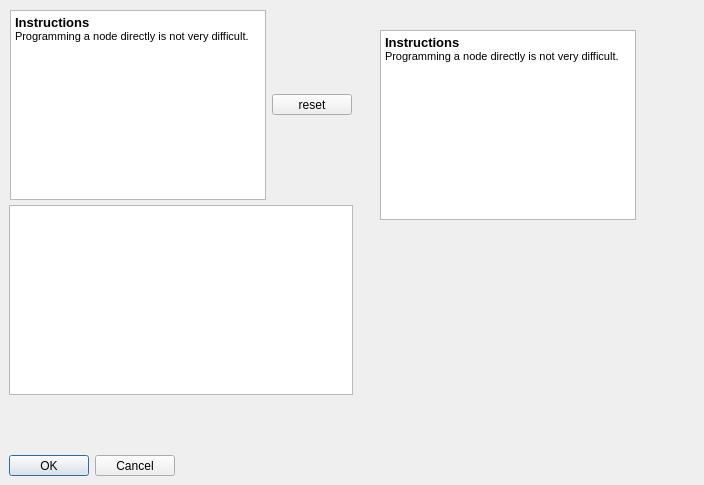
<?xml version="1.0" encoding="UTF-8"?>
<ui version="4.0">
 <class>Dialog</class>
 <widget class="QDialog" name="Dialog">
  <property name="geometry">
   <rect>
    <x>0</x>
    <y>0</y>
    <width>704</width>
    <height>485</height>
   </rect>
  </property>
  <property name="windowTitle">
   <string>Dialog</string>
  </property>
  <widget class="QDialogButtonBox" name="buttonBox">
   <property name="geometry">
    <rect>
     <x>9</x>
     <y>455</y>
     <width>166</width>
     <height>21</height>
    </rect>
   </property>
   <property name="orientation">
    <enum>Qt::Horizontal</enum>
   </property>
   <property name="standardButtons">
    <set>QDialogButtonBox::Cancel|QDialogButtonBox::Ok</set>
   </property>
  </widget>
  <widget class="QTextEdit" name="instructions_textEdit_2">
   <property name="geometry">
    <rect>
     <x>380</x>
     <y>30</y>
     <width>256</width>
     <height>190</height>
    </rect>
   </property>
   <property name="readOnly">
    <bool>true</bool>
   </property>
   <property name="html">
    <string>&lt;!DOCTYPE HTML PUBLIC &quot;-//W3C//DTD HTML 4.0//EN&quot; &quot;http://www.w3.org/TR/REC-html40/strict.dtd&quot;&gt;
&lt;html&gt;&lt;head&gt;&lt;meta name=&quot;qrichtext&quot; content=&quot;1&quot; /&gt;&lt;style type=&quot;text/css&quot;&gt;
p, li { white-space: pre-wrap; }
&lt;/style&gt;&lt;/head&gt;&lt;body style=&quot; font-family:'MS Shell Dlg 2'; font-size:8.25pt; font-weight:400; font-style:normal;&quot;&gt;
&lt;p style=&quot; margin-top:0px; margin-bottom:0px; margin-left:0px; margin-right:0px; -qt-block-indent:0; text-indent:0px;&quot;&gt;&lt;span style=&quot; font-size:10pt; font-weight:600;&quot;&gt;Instructions&lt;/span&gt;&lt;/p&gt;
&lt;p style=&quot; margin-top:0px; margin-bottom:0px; margin-left:0px; margin-right:0px; -qt-block-indent:0; text-indent:0px;&quot;&gt;Programming a node directly is not very difficult.&lt;/p&gt;&lt;/body&gt;&lt;/html&gt;</string>
   </property>
  </widget>
  <widget class="QTextEdit" name="code_textEdit">
   <property name="geometry">
    <rect>
     <x>9</x>
     <y>205</y>
     <width>344</width>
     <height>190</height>
    </rect>
   </property>
  </widget>
  <widget class="QTextEdit" name="instructions_textEdit">
   <property name="geometry">
    <rect>
     <x>10</x>
     <y>10</y>
     <width>256</width>
     <height>190</height>
    </rect>
   </property>
   <property name="readOnly">
    <bool>true</bool>
   </property>
   <property name="html">
    <string>&lt;!DOCTYPE HTML PUBLIC &quot;-//W3C//DTD HTML 4.0//EN&quot; &quot;http://www.w3.org/TR/REC-html40/strict.dtd&quot;&gt;
&lt;html&gt;&lt;head&gt;&lt;meta name=&quot;qrichtext&quot; content=&quot;1&quot; /&gt;&lt;style type=&quot;text/css&quot;&gt;
p, li { white-space: pre-wrap; }
&lt;/style&gt;&lt;/head&gt;&lt;body style=&quot; font-family:'MS Shell Dlg 2'; font-size:8.25pt; font-weight:400; font-style:normal;&quot;&gt;
&lt;p style=&quot; margin-top:0px; margin-bottom:0px; margin-left:0px; margin-right:0px; -qt-block-indent:0; text-indent:0px;&quot;&gt;&lt;span style=&quot; font-size:10pt; font-weight:600;&quot;&gt;Instructions&lt;/span&gt;&lt;/p&gt;
&lt;p style=&quot; margin-top:0px; margin-bottom:0px; margin-left:0px; margin-right:0px; -qt-block-indent:0; text-indent:0px;&quot;&gt;Programming a node directly is not very difficult.&lt;/p&gt;&lt;/body&gt;&lt;/html&gt;</string>
   </property>
  </widget>
  <widget class="QPushButton" name="pushButton">
   <property name="geometry">
    <rect>
     <x>272</x>
     <y>94</y>
     <width>80</width>
     <height>21</height>
    </rect>
   </property>
   <property name="text">
    <string>reset</string>
   </property>
  </widget>
 </widget>
 <resources/>
 <connections>
  <connection>
   <sender>buttonBox</sender>
   <signal>accepted()</signal>
   <receiver>Dialog</receiver>
   <slot>accept()</slot>
   <hints>
    <hint type="sourcelabel">
     <x>248</x>
     <y>254</y>
    </hint>
    <hint type="destinationlabel">
     <x>157</x>
     <y>274</y>
    </hint>
   </hints>
  </connection>
  <connection>
   <sender>buttonBox</sender>
   <signal>rejected()</signal>
   <receiver>Dialog</receiver>
   <slot>reject()</slot>
   <hints>
    <hint type="sourcelabel">
     <x>316</x>
     <y>260</y>
    </hint>
    <hint type="destinationlabel">
     <x>286</x>
     <y>274</y>
    </hint>
   </hints>
  </connection>
 </connections>
</ui>
